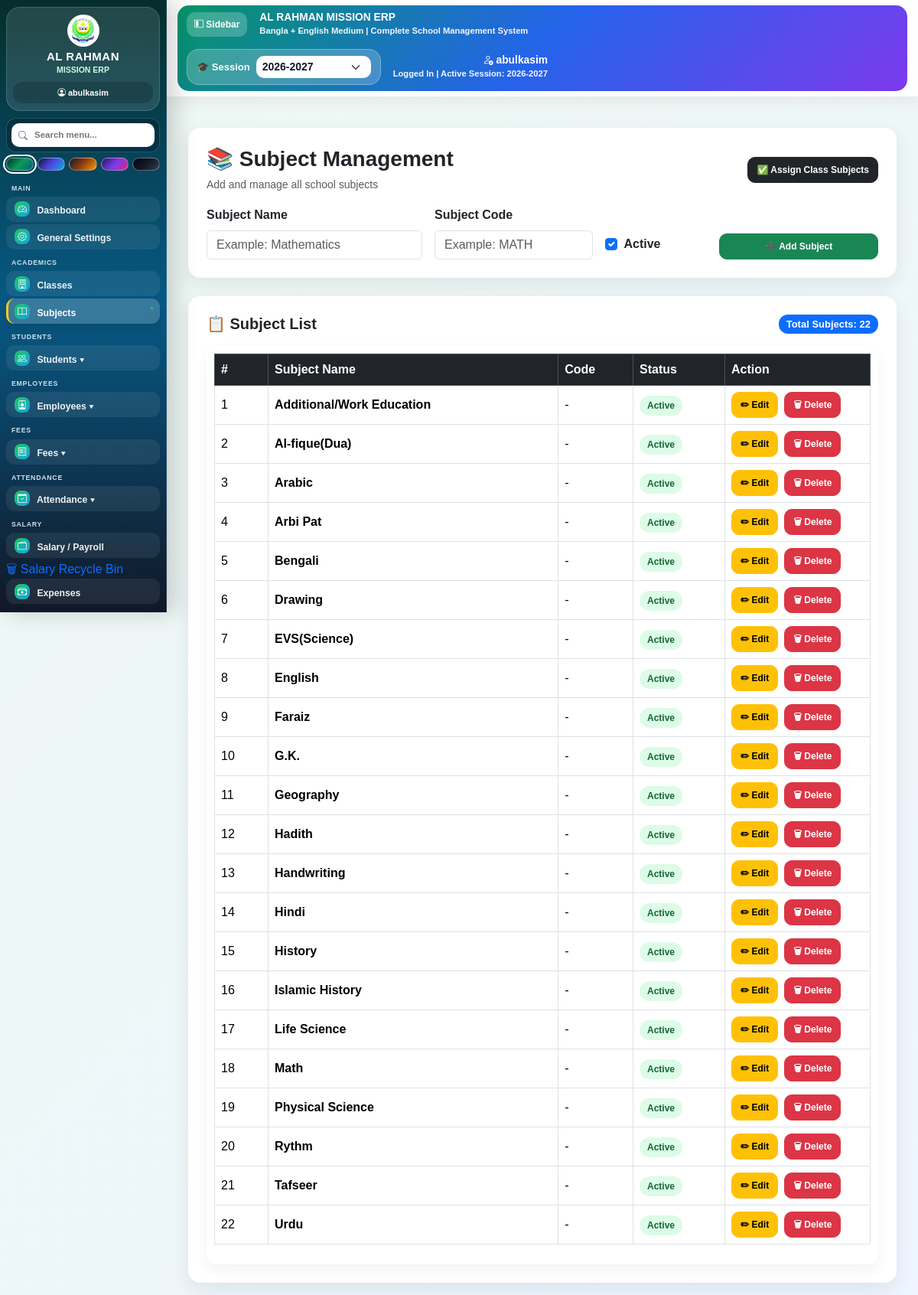
The app's page /academics/subjects/ (signed in) with its own data.
### academics/models.py (models this page shows, shortened)
class Subject(models.Model):
    subject_name = models.CharField(max_length=100, unique=True)
    subject_code = models.CharField(max_length=20, blank=True, null=True)
    is_active = models.BooleanField(default=True)
    class Meta:
        ordering = ["subject_name"]
        verbose_name = "Subject"
        verbose_name_plural = "Subjects"

### academics/views.py (the view)
@login_required
def subject_list(request):
    if not has_academics_permission(request):
        return permission_denied_redirect(request)
    if request.method == "POST":
        form = SubjectForm(request.POST)
        if form.is_valid():
            form.save()
            messages.success(request, "✅ Subject added successfully.")
            return redirect("subject_list")
    else:
        form = SubjectForm()
    subjects = Subject.objects.all().order_by("subject_name")
    return render(request, "academics/subject_list.html", {
        "subjects": subjects,
        "form": form,
    })

### academics/forms.py
class SubjectForm(forms.ModelForm):
    class Meta:
        model = Subject
        fields = [
            "subject_name",
            "subject_code",
            "is_active",
        ]
        widgets = {
            "subject_name": forms.TextInput(attrs={
                "class": "form-control",
                "placeholder": "Example: Mathematics",
            }),
            "subject_code": forms.TextInput(attrs={
                "class": "form-control",
                "placeholder": "Example: MATH",
            }),
            "is_active": forms.CheckboxInput(attrs={
                "class": "form-check-input",
            }),
        }

### academics/views.py (called while the page is built, shortened)
def has_academics_permission(request):
    if request.user.is_superuser or request.user.is_staff:
        return True

### core/context_processors.py (called while the page is built)
def get_current_session():
    today = datetime.now()
    year = today.year
    if today.month >= 4:
        return f"{year}-{year + 1}"
    return f"{year - 1}-{year}"

def global_session(request):
    current_year = datetime.now().year
    sessions = []
    for y in range(current_year - 3, current_year + 4):
        sessions.append(f"{y}-{y + 1}")
    selected_session = request.session.get("selected_session")
    if not selected_session:
        selected_session = get_current_session()
    return {
        "sessions": sessions,
        "selected_session": selected_session,
    }

### templates/academics/subject_list.html (shortened to what this page needs)
{% extends 'base.html' %}
{% block content %}
<div class="container mt-4">
    <div class="card card-box p-4 mb-4">
        <div class="d-flex justify-content-between align-items-center mb-3">
            <div>
                <h3 class="fw-bold mb-1">
                    📚 Subject Management
                </h3>
                <small class="text-muted">
                    Add and manage all school subjects
                </small>
            </div>
            <a href="{% url 'class_subject_assign' %}"
               class="btn btn-dark">
                ✅ Assign Class Subjects
            </a>
        </div>
        <form method="POST" class="row g-3">
            <div class="col-md-4">
                <label class="form-label fw-bold">
                    Subject Name
                </label>
                {{ form.subject_name }}
            </div>
            <div class="col-md-3">
                <label class="form-label fw-bold">
                    Subject Code
                </label>
                {{ form.subject_code }}
            </div>
            <div class="col-md-2 d-flex align-items-end">
                <div class="form-check mb-2">
                    {{ form.is_active }}
                    <label class="form-check-label fw-bold">
                        Active
                    </label>
                </div>
            </div>
            <div class="col-md-3 d-flex align-items-end">
                <button class="btn btn-success w-100">
                    {% if edit_mode %}
                        ✏ Update Subject
                    {% else %}
                        ➕ Add Subject
                    {% endif %}
                </button>
            </div>
        </form>
    </div>
    <div class="card card-box p-4">
        <div class="d-flex justify-content-between align-items-center mb-3">
            <h5 class="fw-bold mb-0">
                📋 Subject List
            </h5>
            <span class="badge bg-primary subject-badge">
                Total Subjects:
                {{ subjects|length }}
            </span>
        </div>
        <div class="table-responsive">
            <table class="table table-bordered table-hover align-middle subject-table">
                <thead class="table-dark">
                    <tr>
                        <th width="70">#</th>
                        <th>Subject Name</th>
                        <th>Code</th>
                        <th width="120">Status</th>
                        <th width="190">Action</th>
                    </tr>
                </thead>
                <tbody>
                    {% for s in subjects %}
                    <tr>
                        <td>
                            {{ forloop.counter }}
                        </td>
                        <td class="fw-semibold">
                            {{ s.subject_name }}
                        </td>
                        <td>
                            {% if s.subject_code %}
                                <span class="badge bg-info text-dark subject-badge">
                                    {{ s.subject_code }}
                                </span>
                            {% else %}
                                -
                            {% endif %}
                        </td>
                        <td>
                            {% if s.is_active %}
                                <span class="status-badge status-active">
                                    Active
                                </span>
                            {% else %}
                                <span class="status-badge status-inactive">
                                    Inactive
                                </span>
                            {% endif %}
                        </td>
                        <td>
                            <div class="d-flex gap-2">
                                <a href="{% url 'subject_edit' s.id %}"
                                   class="btn btn-warning btn-sm">
                                    ✏ Edit
                                </a>
                                <form method="post"
                                      action="{% url 'subject_delete' s.id %}"
                                      onsubmit="return confirm('Delete this subject?');">
                                    <button class="btn btn-danger btn-sm">
                                        🗑 Delete
                                    </button>
                                </form>
                            </div>
                        </td>
                    </tr>
                    {% endfor %}
                </tbody>
            </table>
        </div>
    </div>
</div>
{% endblock %}

### templates/base.html (shortened to what this page needs)
<!DOCTYPE html>
<html lang="bn">
<head>
    {% load static %}
    <link href="https://cdn.jsdelivr.net/npm/bootstrap@5.3.3/dist/css/bootstrap.min.css" rel="stylesheet">
    <link href="https://cdn.jsdelivr.net/npm/bootstrap-icons@1.11.3/font/bootstrap-icons.css" rel="stylesheet">
    <link href="https://cdn.jsdelivr.net/npm/select2@4.1.0-rc.0/dist/css/select2.min.css" rel="stylesheet">
</head>
<body>
{% with emp=request.user.employee %}
<div class="app-layout">
    <div class="sidebar no-print" id="erpSidebar">
        <div class="brand-box">
            <img src="{% static 'images/logo.png' %}" class="brand-logo" alt="Logo">
            <h5 class="brand-title">AL RAHMAN</h5>
            <div class="brand-sub">MISSION ERP</div>
            <div class="user-mini">
                {% if request.user.is_authenticated %}
                    <i class="bi bi-person-circle"></i> {{ request.user.username }}
                {% else %}
                    <i class="bi bi-person-circle"></i> Guest
                {% endif %}
            </div>
        </div>
        <div class="sidebar-tools">
            <div class="sidebar-search-box">
                <i class="bi bi-search sidebar-search-icon"></i>
                <input type="text" id="sidebarSearch" class="sidebar-search" placeholder="Search menu...">
            </div>
            <div class="theme-picker" title="Sidebar Design">
                <button type="button" class="theme-dot theme-green" data-theme="green" title="Green Premium"></button>
                <button type="button" class="theme-dot theme-royal" data-theme="royal" title="Royal Blue"></button>
                <button type="button" class="theme-dot theme-gold" data-theme="gold" title="Gold Dark"></button>
                <button type="button" class="theme-dot theme-purple" data-theme="purple" title="Purple Glass"></button>
                <button type="button" class="theme-dot theme-black" data-theme="black" title="Black Pro"></button>
            </div>
        </div>
        <ul class="nav flex-column" id="sidebarMenuList">
            <div class="menu-title">Main</div>
            <li>
                {% if request.user.is_superuser or request.user.is_staff or emp.is_erp_admin %}
                    <a href="/dashboard/" class="nav-link"><i class="bi bi-speedometer2"></i> Dashboard</a>
                {% else %}
                    <a href="{% url 'teacher_dashboard' %}" class="nav-link"><i class="bi bi-speedometer2"></i> Dashboard</a>
                {% endif %}
            </li>
            {% if request.user.is_superuser or request.user.is_staff or emp.is_erp_admin or emp.can_access_settings %}
                <li><a href="{% url 'general_settings' %}" class="nav-link"><i class="bi bi-gear"></i> General Settings</a></li>
            {% endif %}
            {% if request.user.is_superuser or request.user.is_staff or emp.is_erp_admin or emp.can_access_academics %}
                <div class="menu-title">Academics</div>
                <li><a href="/academics/classes/" class="nav-link"><i class="bi bi-building"></i> Classes</a></li>
                <li><a href="/academics/subjects/" class="nav-link"><i class="bi bi-book"></i> Subjects</a></li>
            {% endif %}
            {% if request.user.is_superuser or request.user.is_staff or emp.is_erp_admin or emp.can_access_students %}
                <div class="menu-title">Students</div>
                <li>
                    <a class="nav-link menu-toggle" href="#studentsMenu"><i class="bi bi-people"></i> Students ▾</a>
                </li>
            {% endif %}
            {% if request.user.is_superuser or request.user.is_staff or emp.is_erp_admin or emp.can_access_teachers %}
                <div class="menu-title">Employees</div>
                <li>
                    <a class="nav-link menu-toggle" href="#employeesMenu"><i class="bi bi-person-badge"></i> Employees ▾</a>
                </li>
            {% endif %}
            {% if request.user.is_superuser or request.user.is_staff or emp.is_erp_admin or emp.can_access_fees %}
                <div class="menu-title">Fees</div>
                <li>
                    <a class="nav-link menu-toggle" href="#feesMenu"><i class="bi bi-receipt"></i> Fees ▾</a>
                </li>
            {% endif %}
            {% if request.user.is_superuser or request.user.is_staff or emp.is_erp_admin or emp.can_access_attendance %}
                <div class="menu-title">Attendance</div>
                <li>
                    <a class="nav-link menu-toggle" href="#attendanceMenu"><i class="bi bi-calendar-check"></i> Attendance ▾</a>
                </li>
            {% endif %}
            {% if request.user.is_superuser or request.user.is_staff or emp.is_erp_admin or emp.can_access_payroll %}
                <div class="menu-title">Salary</div>
                <li><a href="{% url 'payroll_dashboard' %}" class="nav-link"><i class="bi bi-wallet2"></i> Salary / Payroll</a></li>
                <li><a href="/payroll/salary/recycle-bin/">🗑 Salary Recycle Bin</a></li>
            {% endif %}
            {% if request.user.is_superuser or request.user.is_staff or emp.is_erp_admin or emp.can_access_expenses %}
                <li><a href="/expenses/" class="nav-link"><i class="bi bi-cash-stack"></i> Expenses</a></li>
            {% endif %}
        </ul>
    </div>
    <div class="main-area">
        <div class="topbar no-print">
            <div class="topbar-card d-flex justify-content-between align-items-center flex-wrap gap-3">
                <div class="d-flex align-items-center gap-3">
                    <button type="button" class="sidebar-toggle-btn" id="desktopSidebarToggle"><i class="bi bi-layout-sidebar-inset"></i> Sidebar</button>
                    <div>
                        <div class="topbar-title">AL RAHMAN MISSION ERP</div>
                        <div class="topbar-sub">Bangla + English Medium | Complete School Management System</div>
                    </div>
                </div>
                <div class="d-flex align-items-center gap-3 flex-wrap">
                    <form method="GET" action="{% url 'set_global_session' %}"
                          style="background:rgba(255,255,255,.20);border:1px solid rgba(255,255,255,.28);padding:8px 12px;border-radius:16px;">
                        <div class="d-flex align-items-center gap-2">
                            <div style="color:white;font-size:13px;font-weight:900;white-space:nowrap;">🎓 Session</div>
                            <select name="session" onchange="this.form.submit()" class="form-select form-select-sm"
                                    style="min-width:150px;border-radius:10px;border:none;font-weight:900;color:#0f172a;">
                                {% for session in sessions %}
                                    <option value="{{ session }}" {% if session == selected_session %}selected{% endif %}>{{ session }}</option>
                                {% empty %}
                                    <option value="{{ selected_session|default:'2025-2026' }}">{{ selected_session|default:'2025-2026' }}</option>
                                {% endfor %}
                            </select>
                        </div>
                    </form>
                    <div class="text-end">
                        {% if request.user.is_authenticated %}
                            <div class="topbar-title"><i class="bi bi-person-check"></i> {{ request.user.username }}</div>
                            <div class="topbar-sub">Logged In | Active Session: {{ selected_session|default:"2025-2026" }}</div>
                        {% else %}
                            <div class="topbar-title">Guest</div>
                        {% endif %}
                    </div>
                </div>
            </div>
        </div>
        <div class="content-area">
            {% block content %}{% endblock %}
        </div>
    </div>
</div>
{% endwith %}
</body>
</html>

### templates/academics/subject_list.html (style rules this page uses)
.card-box { border:none; border-radius:22px; box-shadow:0 10px 28px rgba(0,0,0,0.08); }
.subject-table th { white-space:nowrap; }
.subject-badge { font-size:13px; padding:6px 10px; border-radius:12px; }
.status-badge { padding:6px 10px; border-radius:999px; font-size:12px; font-weight:800; }
.status-active { background:#dcfce7; color:#166534; }

### records on screen
Subject: subject_name "Additional/Work Education", is_active "Active"
Subject: subject_name "Al-fique(Dua)", is_active "Active"
Subject: subject_name "Arabic", is_active "Active"
Subject: subject_name "Arbi Pat", is_active "Active"
Subject: subject_name "Bengali", is_active "Active"
Subject: subject_name "Drawing", is_active "Active"
Subject: subject_name "EVS(Science)", is_active "Active"
Subject: subject_name "English", is_active "Active"
Subject: subject_name "Faraiz", is_active "Active"
Subject: subject_name "G.K.", is_active "Active"
Subject: subject_name "Geography", is_active "Active"
Subject: subject_name "Hadith", is_active "Active"
Subject: subject_name "Handwriting", is_active "Active"
Subject: subject_name "Hindi", is_active "Active"
Subject: subject_name "History", is_active "Active"
Subject: subject_name "Islamic History", is_active "Active"
Subject: subject_name "Life Science", is_active "Active"
Subject: subject_name "Math", is_active "Active"
Subject: subject_name "Physical Science", is_active "Active"
Subject: subject_name "Rythm", is_active "Active"
Subject: subject_name "Tafseer", is_active "Active"
Subject: subject_name "Urdu", is_active "Active"

### other values on screen
{{ request.user.username }} "abulkasim"
{{ selected_session|default:"2025-2026" }} "2026-2027"
{{ subjects|length }} "22"
form field session "2026-2027"
